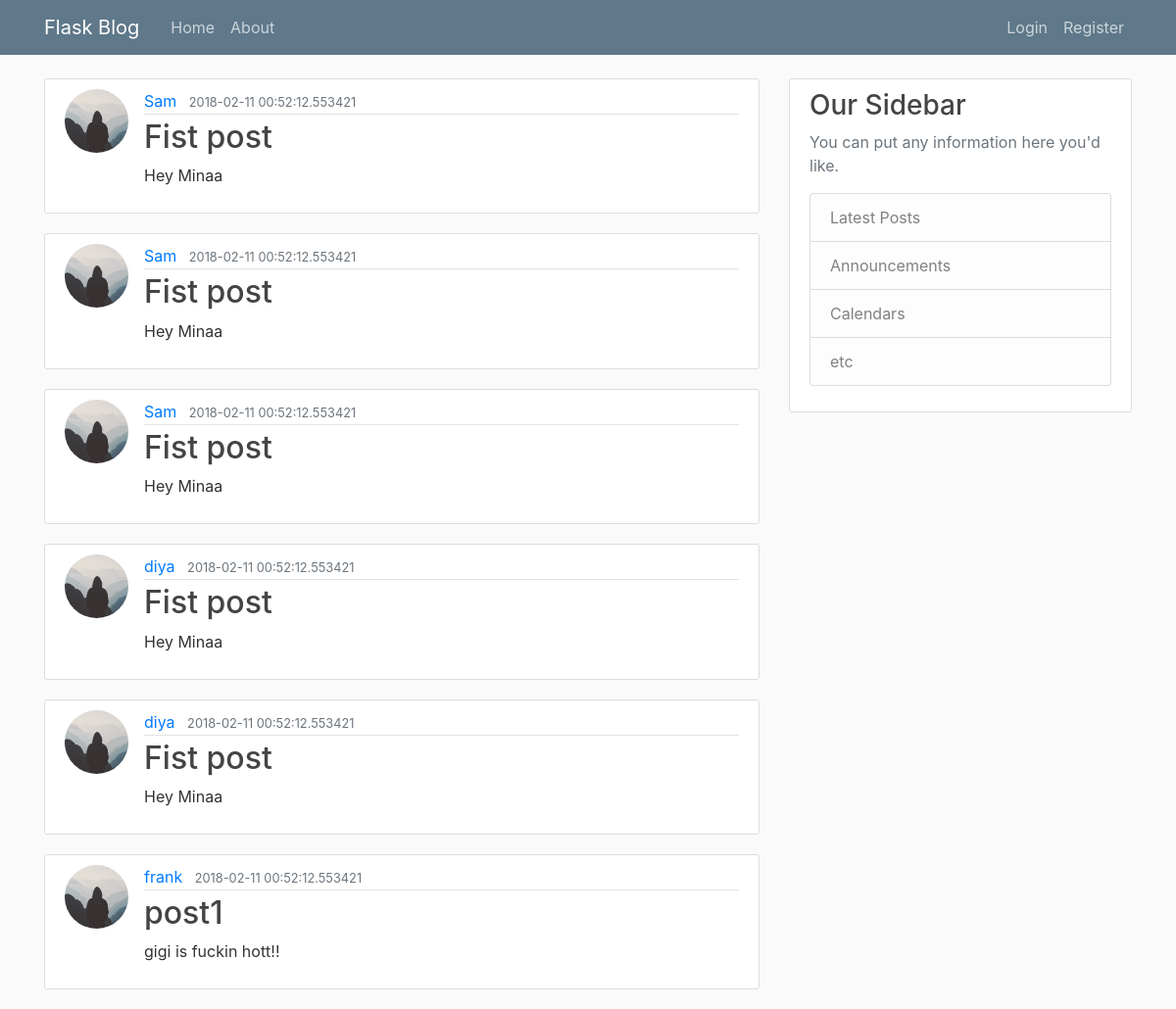
The page / on the database its author committed.
### project.py (models this page shows, shortened)
class Post(db.Model):
    id = db.Column(db.Integer, primary_key=True)
    date_posted = db.Column(db.String(), nullable=False, default='2018-02-11 00:52:12.553421')
    content = db.Column(db.Text, nullable=False)
    title = db.Column(db.String(), nullable=False)
    user_id = db.Column(db.Integer, db.ForeignKey('user.id'), nullable=False)

class User(db.Model, UserMixin):
    id = db.Column(db.Integer, primary_key=True)
    email = db.Column(db.String(100),unique=True, nullable=False)
    username = db.Column(db.String(50), unique=True, nullable=False)
    image_file = db.Column(db.String(20), nullable=False, default='default.jpg')
    password = db.Column(db.String(50), nullable=False)
    posts = db.relationship('Post', backref='author', lazy=True)

### project.py (the view)
@app.route("/")
def home():
    return render_template("index.html", posts=Post.query.all())

### template/index.html
{% extends "layout.html" %}
{% block content %}
{% for post in posts %}
        <article class="media content-section">
            <img class="rounded-circle article-img" src="{{ url_for('static', filename='profile_pics/' + post.author.image_file) }}">
            <div class="media-body">
                <div class="article-metadata">
                    <a class="mr-2" href="#">{{ post.author.username }}</a>
                    <small class="text-muted">{{ post.date_posted }}</small>
                </div>
                <h2><a class="article-title" href="{{url_for('post', post_id=post.id)}}">{{ post.title }}</a></h2>
                <p class="article-content">{{ post.content }}</p>
            </div>
        </article>
{% endfor %}
{% endblock content %}

### template/layout.html (shortened to what this page needs)
<!DOCTYPE html>
<html>
<head>
    <link rel="stylesheet" href="https://maxcdn.bootstrapcdn.com/bootstrap/4.0.0/css/bootstrap.min.css">
    <link rel="stylesheet" type="text/css" href="{{ url_for('static', filename='main.css') }}">
</head>
<body>
<header class="site-header">
    <nav class="navbar navbar-expand-md navbar-dark bg-steel fixed-top">
        <div class="container">
            <a class="navbar-brand mr-4" href="/">Flask Blog</a>
            <div class="collapse navbar-collapse" id="navbarToggle">
                <div class="navbar-nav mr-auto">
                    <a class="nav-item nav-link" href="{{ url_for('home') }}">Home</a>
                    <a class="nav-item nav-link" href="{{ url_for('about') }}">About</a>
                </div>
                <div class="navbar-nav">
                    {% if current_user.is_authenticated %}
                    <a class="nav-item nav-link" href="{{ url_for('new_post') }}">New Post</a>
                    <a class="nav-item nav-link" href="{{ url_for('account') }}">Account</a>
                    <a class="nav-item nav-link" href="{{ url_for('logout') }}">Logout</a>
                    {% else %}
                    <a class="nav-item nav-link" href="{{ url_for('login') }}">Login</a>
                    <a class="nav-item nav-link" href="{{ url_for('register') }}">Register</a>
                    {% endif %}
                </div>
            </div>
        </div>
    </nav>
</header>
<main role="main" class="container">
    <div class="row">
        <div class="col-md-8">
            {% block content %}{% endblock %}
        </div>
        <div class="col-md-4">
            <div class="content-section">
                <h3>Our Sidebar</h3>
                <p class='text-muted'>You can put any information here you'd like.
                <ul class="list-group">
                    <li class="list-group-item list-group-item-light">Latest Posts</li>
                    <li class="list-group-item list-group-item-light">Announcements</li>
                    <li class="list-group-item list-group-item-light">Calendars</li>
                    <li class="list-group-item list-group-item-light">etc</li>
                </ul>
                </p>
            </div>
        </div>
    </div>
</main>
</body>
</html>

### static/main.css (style rules this page uses)
body { background: #fafafa; color: #333333; margin-top: 5rem; }
h1, h2, h3, h4, h5, h6 { color: #444444; }
.bg-steel { background-color: #5f788a; }
.site-header .navbar-nav .nav-link { color: #cbd5db; }
.content-section { background: #ffffff; padding: 10px 20px; border: 1px solid #dddddd; border-radius: 3px; margin-bottom: 20px; }
.article-title { color: #444444; }
.article-content { white-space: pre-line; }
.article-img { height: 65px; width: 65px; margin-right: 16px; }
.article-metadata { padding-bottom: 1px; margin-bottom: 4px; border-bottom: 1px solid #e3e3e3 }

### rows shown on the page
Post: image_file (placeholder picture), author.username "Sam", date_posted "2018-02-11 00:52:12.553421", title "Fist post", content "Hey Minaa"
Post: image_file (placeholder picture), author.username "Sam", date_posted "2018-02-11 00:52:12.553421", title "Fist post", content "Hey Minaa"
Post: image_file (placeholder picture), author.username "Sam", date_posted "2018-02-11 00:52:12.553421", title "Fist post", content "Hey Minaa"
Post: image_file (placeholder picture), author.username "diya", date_posted "2018-02-11 00:52:12.553421", title "Fist post", content "Hey Minaa"
Post: image_file (placeholder picture), author.username "diya", date_posted "2018-02-11 00:52:12.553421", title "Fist post", content "Hey Minaa"
Post: image_file (placeholder picture), author.username "frank", date_posted "2018-02-11 00:52:12.553421", title "post1", content "gigi is fuckin hott!!"
